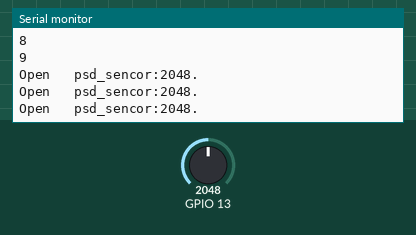
Simulated run of this sketch. Board: ESP32. Parts: the last lines printed to the serial monitor. The test bench sets the inputs (shaded band); at power-on: GPIO 13 = 2048. Storage starts empty; nothing arrives over Bluetooth unless stated.

Above: at 13.2 s.
13.3 s: GPIO 13 set to 2765
At 13.9 s:
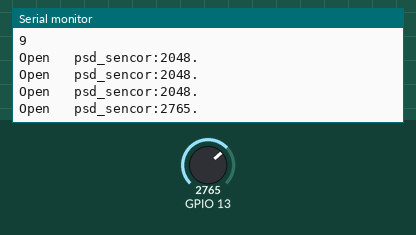
14.8 s: GPIO 13 set to 2846
At 15.4 s:
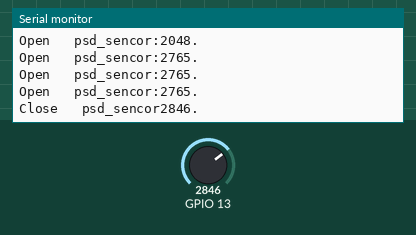
Timing chart, 0 to 17.8 s (numbered marks = the images above; inputs shaded):
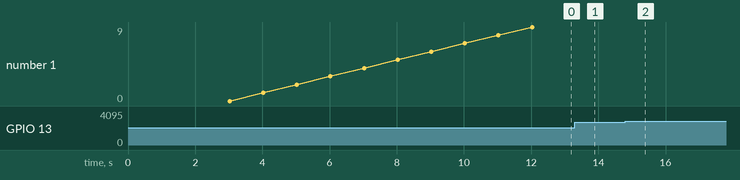

The sketch:

Truck_coutainer_sercher.ino
```cpp
#include <SD.h>
#include "BluetoothSerial.h"
#include <driver/adc.h>

#define PSD 2800
const uint8_t cs_SD = 5;
File fo;
BluetoothSerial SerialBT;

int i = 0;
int d=0;
const char* fname ="/test1.txt";
void setup() {
  adc2_config_channel_atten(ADC2_CHANNEL_4,ADC_ATTEN_DB_11);


  delay(1000);
  SerialBT.begin("ESP_32");
  Serial.begin(115200);
  if(SD.begin(cs_SD,SPI,24000000,"/sd"))
    Serial.println("Open_SD");
  else
    Serial.println("Error_OPEN");
  delay(1000);
  fo=SD.open(fname,FILE_WRITE);
  if(!fo){
    Serial.println("Error_write");
  }else{
    for(i=0;i<10;i++){
      fo.print("This is test.\n");
      delay(1000);
      Serial.println(i,DEC);
    }
  }
  fo.close();
}

void loop() {
  int psd =0;
  adc2_get_raw(ADC2_CHANNEL_4,ADC_WIDTH_BIT_12,&psd);
  // put your main code here, to run repeatedly:

  if(psd>PSD){
    Serial.printf("Close   psd_sencor%d.\r\n",psd);
    SerialBT.printf("Close   psd_sencor:%d.\r\n",psd);
  }else{
    Serial.printf("Open   psd_sencor:%d.\r\n",psd);
    SerialBT.printf("Open   psd_sencor:%d.\r\n",psd);
  }
  delay(500);
}
```

Measured:
- the behaviour switches between 2800 and 2801 on GPIO 13 (found by bisection; images 1 and 2)
- after the input at 13.3 s, the serial monitor: prints a new line after 0.23 s (image 1)
- after the input at 14.8 s, the serial monitor: prints a new line after 0.23 s (image 2)
